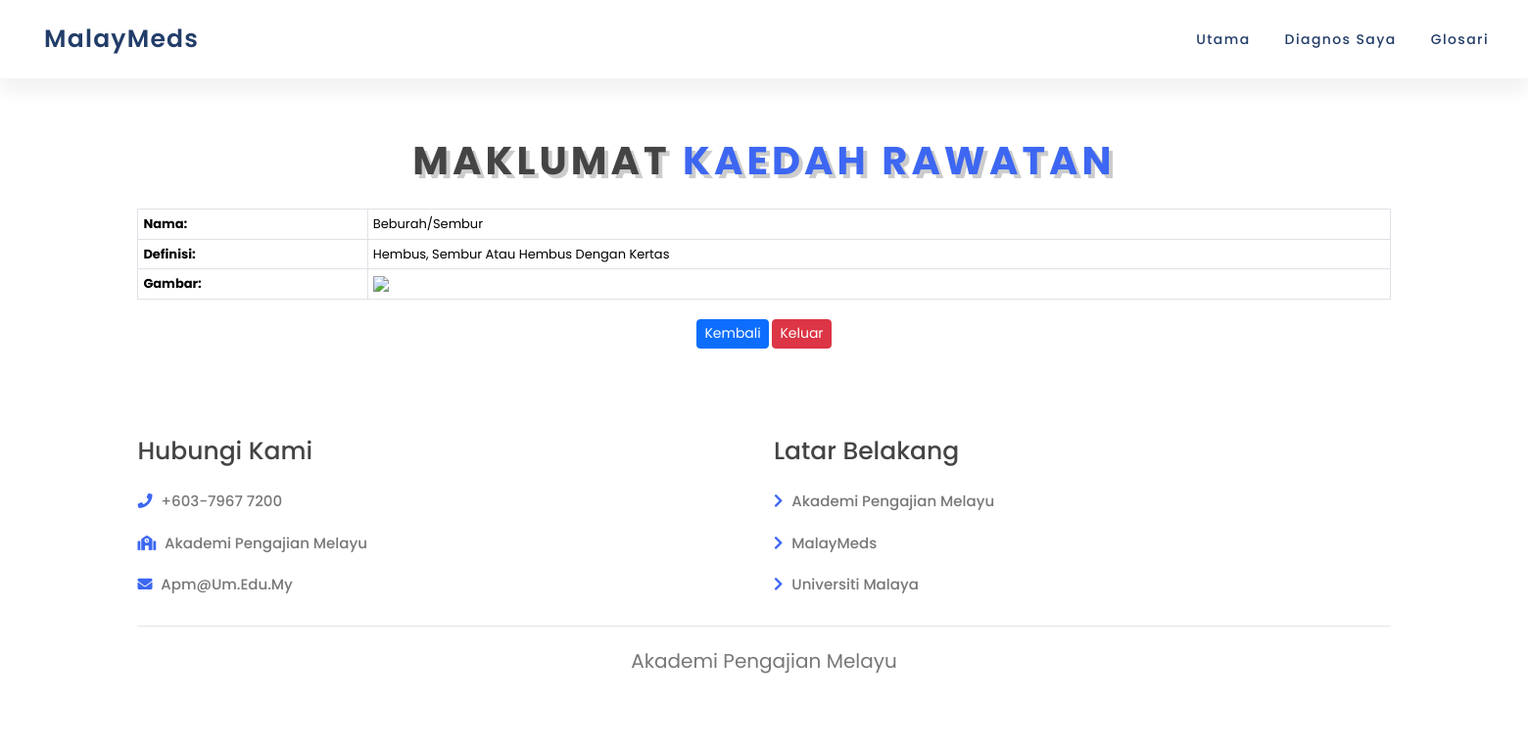
/methodinformation/2, run on the app's committed database.
### app.py (models this page shows)
class tbl_method(db.Model):
  method_id = db.Column(db.Integer, primary_key=True, autoincrement=True)
  method_name = db.Column(db.String(255))
  method_def = db.Column(db.Text)
  method_path = db.Column(db.String(255))
  method_pic = db.Column(db.LargeBinary)
  method_filename = db.Column(db.String(50))
  fevers = db.relationship('tbl_method_fever', backref=db.backref('tbl_method', cascade='all, delete-orphan', single_parent=True))

### app.py (the view)
@app.route('/methodinformation/<int:method_id>')
def methodinformation_page(method_id):
  method = tbl_method.query.get(method_id)
  return render_template('detailmethod.html', method=method)

### templates/detailmethod.html (shortened to what this page needs)
<!DOCTYPE html>
<html lang="en">
<head>
    <link rel="stylesheet" href="{{ url_for('static', filename='css/style.css') }}">
    <link rel="stylesheet" href="https://cdnjs.cloudflare.com/ajax/libs/font-awesome/5.15.4/css/all.min.css">
    <link href="https://cdn.jsdelivr.net/npm/bootstrap@5.3.2/dist/css/bootstrap.min.css" rel="stylesheet">
</head>
<body>
    <header class="main-header">
        <a href="{{ url_for('dashboard') }}" class="logo">
            <span class="logo-text">MalayMeds</span>
        </a>
        <div class="group">
            <ul class="navigation">
                <li><a href="{{ url_for('dashboard') }}">Utama</a></li>
                <li><a href="{{ url_for('diagnoseme_page') }}">Diagnos Saya</a></li>
                <li>
                    <a href="#">Glosari</a>
                </li>
            </ul>
        </div>
    </header>
    <section class="services" id="services">
        <h1 class="page-heading"> Maklumat <span>kaedah rawatan</span> </h1>
        <table class="table table-bordered" style="font-size: 13px; margin-bottom: 20px;">
            <tbody>
                <tr>
                    <td><strong>Nama:</strong></td>
                    <td>{{ method.method_name }}</td>
                </tr>
                <tr>
                    <td><strong>Definisi:</strong></td>
                    <td>{{ method.method_def }}</td>
                </tr>
                <tr>
                    <td><strong>Gambar:</strong></td>
                    <td>
                        <img src="{{ url_for('display_method_image', method_id=method.method_id) }}" style="max-width: 100%; height: auto;">
                    </td>
                </tr>
            </tbody>
        </table>
        <div class="text-center">
            <a href="{{ url_for('searchmethods_page') }}"><button type="button" class="btn btn-primary" style="font-size: 14px;">Kembali</button></a>
            <a href="{{ url_for('dashboard') }}"><button type="button" class="btn btn-danger" style="font-size: 14px;">Keluar</button></a>
        </div>
    </section>
    <section class="footer">
        <div class="box-container">
            <div class="box">
                <h3>Hubungi Kami</h3>
                <a href="#"><i class="fas fa-phone"></i> +603-7967 7200</a>
                <a href="https://apm.um.edu.my/"><i class="fas fa-school"></i> Akademi Pengajian Melayu</a>
                <a href="https://mail.google.com"><i class="fas fa-envelope"></i> apm@um.edu.my </a>
            </div>
            <div class="box">
                <h3>Latar Belakang</h3>
                <a href="https://apm.um.edu.my/sejarah-apm"><i class="fas fa-chevron-right"></i> Akademi Pengajian Melayu</a>
                <a href="#"><i class="fas fa-chevron-right"></i> MalayMeds</a>
                <a href="https://www.um.edu.my/"><i class="fas fa-chevron-right"></i> Universiti Malaya</a>
            </div>
        </div>
        <div class="credit">Akademi Pengajian Melayu</div>
    </section>
</body>
</html>

### static/css/style.css (style rules this page uses)
:root { --blue:#3d67f2; --black: #444; --light-color: #777; --box-shadow: .5rem .5rem 0 rgba(22, 160, 133, .2); --text-shadow: .4rem .4rem 0 rgba(0, 0, 0, .2); --border: .2rem solid var(--blue); }
* { margin: 0; padding: 0; box-sizing: border-box; font-family: 'Poppins', sans-serif; outline: none; border: none; text-transform: capitalize; transition: all .2s ease-out; text-decoration: none; }
body { background-color: #f6f6f7; min-height: 100vh; overflow-x: hidden; }
.main-header { position: absolute; top: 0; left: 0; width: 100%; height: 80px; background: #fff; padding: 20px 40px; display: flex; justify-content: space-between; align-items: center; box-shadow: 0 15px 15px rgba(0, 0, 0, 0.05); }
.logo { display: flex; align-items: center; color: #001f52dd; text-decoration: none; font-size: 2.5rem; font-weight: 530; text-transform: none; letter-spacing: 0.05em; }
.group { display: flex; align-items: center; }
.main-header ul { position: relative; display: flex; gap: 35px; margin: 0; }
.main-header ul li { list-style: none; }
.main-header ul li a { position: relative; text-decoration: none; font-size: 1.4rem; color: #001f52dd; letter-spacing: 0.1em; font-weight: 415; }
.main-header ul li a::before { content: ''; position: absolute; bottom: -2px; width: 100%; height: 2px; background: var(--blue); transform: scaleX(0); transition: transform 0.5s ease-in-out; transform-origin: right; }
html { font-size: 62.5%; overflow-x: hidden; scroll-padding-top: 7rem; scroll-behavior: smooth; }
section { padding: 4rem 9%; }
section:nth-child(odd) { background: #fff; }
.footer .box-container { display: grid; grid-template-columns: repeat(auto-fit, minmax(22rem, 1fr)); gap: 2rem; }
.footer .box-container .box h3 { font-size: 2.5rem; color: var(--black); padding: 1rem 0; }
.footer .box-container .box a { display: block; font-size: 1.5rem; color: var(--light-color); padding: 1rem 0; font-weight: 500; text-decoration: none; }
.footer .box-container .box a i { padding-right: .5rem; color: var(--blue); }
.footer .credit { padding: 1rem; padding-top: 2rem; margin-top: 2rem; text-align: center; font-size: 2rem; color: var(--light-color); border-top: .1rem solid rgba(0, 0, 0, .1); }
.page-heading { text-align: center; padding-bottom: 2rem; padding-top: 10rem; text-shadow: var(--text-shadow); text-transform: uppercase; color: var(--black); font-size: 4rem; letter-spacing: .4rem; font-weight: 700; }
.page-heading span { text-transform: uppercase; color: var(--blue); }

### data on the page
tbl_method: method_name "Beburah/Sembur", method_def "Hembus, Sembur Atau Hembus Dengan Kertas"
